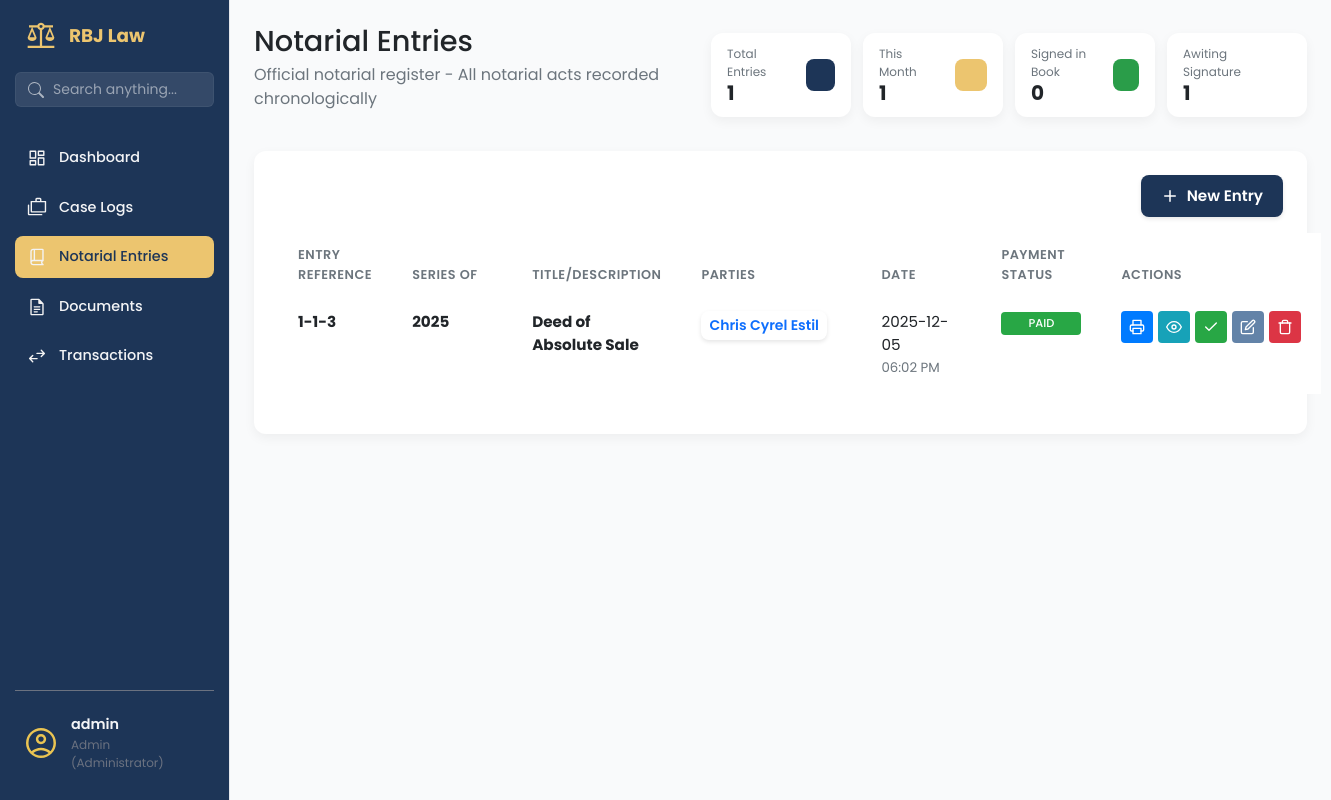
/notarial-entries/ (signed in), run on the app's committed database.
### app/models/user_model.py (models this page shows, shortened)
class User(UserMixin, db.Model):
    __tablename__ = 'users'
    id = db.Column(db.Integer, primary_key=True)
    username = db.Column(db.String(80), unique=True, nullable=False, index=True)
    email = db.Column(db.String(120), unique=True, nullable=False)
    password_hash = db.Column(db.String(128), nullable=False)
    contact_number = db.Column(db.String(20), nullable=True)
    role = db.Column(db.String(50), default='attorney', nullable=False)
    is_active = db.Column(db.Boolean, default=True, nullable=False)
    is_admin = db.Column(db.Boolean, default=False, nullable=False)
    created_at = db.Column(db.DateTime, default=datetime.utcnow)
    updated_at = db.Column(db.DateTime, default=datetime.utcnow, onupdate=datetime.utcnow)

### app/models/notarial_entry_mdl.py (models this page shows, shortened)
class NotarialEntry(db.Model):
    __tablename__ = 'notarial_entries'
    id = db.Column(db.Integer, primary_key=True)
    not_entry_num = db.Column(db.String(255), nullable=False)
    not_page_num = db.Column(db.String(255), nullable=False)
    not_book_num = db.Column(db.String(255), nullable=False)
    not_series = db.Column(db.Integer, nullable=False)
    not_title = db.Column(db.String(255), nullable=False)
    not_date = db.Column(db.DateTime, nullable=False, default=datetime.utcnow)
    not_type_act = db.Column(db.String(255), nullable=False)
    not_fee = db.Column(Numeric(10, 2), nullable=False)
    not_fee_or = db.Column(db.String(255), nullable=True)
    not_other_place = db.Column(db.String(255), nullable=True)
    not_comp_evidence_id = db.Column(db.String(150), nullable=True)
    transaction_item_id = db.Column(db.Integer, db.ForeignKey('transaction_items.id'), nullable=True)
    transaction_status = db.Column(db.String(50), default='no_transaction')  # no_transaction, unpaid, paid
    transaction_item = db.relationship('TransactionItem',
                                     foreign_keys=[transaction_item_id],
                                     backref='notarial_entries',  # Changed from 'notary_entries'
                                     lazy=True)

class NotarialEntryParty(db.Model):
    __tablename__ = 'notarial_entry_parties'
    id = db.Column(db.Integer, primary_key=True)
    notarial_entry_id = db.Column(db.Integer, db.ForeignKey('notarial_entries.id'), nullable=False)
    party_name = db.Column(db.String(150), nullable=False)
    party_address = db.Column(db.String(150), nullable=False)
    party_id_type = db.Column(db.String(50), nullable=True) # e.g., Passport, Drivers License
    party_id_number = db.Column(db.String(50), nullable=True)
    party_id_expiry = db.Column(db.Date, nullable=True)
    notarial_entry = db.relationship('NotarialEntry', backref='parties', lazy=True)

### app/routes/notarial_entries_routes.py (the view)
@notarial_entries_bp.route('/')
@staff_or_admin_required  # Add this
@login_required
def notarial_entries_page():
    entries = NotarialEntryService.get_all_entries()
    return render_template('notarial_entries.html', entries=entries, now=datetime.utcnow())

### app/templates/notarial_entries.html (shortened to what this page needs)
{% extends 'base.html' %}
{% block content %}
<main class="dashboard-content">
    <header class="dashboard-header">
        <div>
            <h1>Notarial Entries </h1>
            <p>Official notarial register - All notarial acts recorded chronologically</p>
        </div>
        <div style="display: flex; gap: 12px;">
            <div class="data-card data-card--sm">
                <div class="data-card__info">
                    <span class="data-card__title">Total Entries</span>
                    <span class="data-card__value">{{ entries|length }}</span>
                </div>
                <div class="data-card__icon data-card__icon--blue"></div>
            </div>
            <div class="data-card data-card--sm">
                <div class="data-card__info">
                    <span class="data-card__title">This Month</span>
                    <span class="data-card__value">
                        {% set current_month = [] %}
                        {{ current_month|length }}
                    </span>
                </div>
                <div class="data-card__icon data-card__icon--gold"></div>
            </div>
            <div class="data-card data-card--sm">
                <div class="data-card__info">
                    <span class="data-card__title">Signed in Book</span>
                    <span class="data-card__value">
                        {% set signed_count = [] %}
                        {{ signed_count|length }}
                    </span>
                </div>
                <div class="data-card__icon data-card__icon--green"></div>
            </div>
            <div class="data-card data-card--sm">
                <div class="data-card__info">
                    <span class="data-card__title">Awiting Signature</span>
                    <span class="data-card__value">
                        {% set unsigned_count = [] %}
                        {{ unsigned_count|length }}
                    </span>
                </div>
                <div class="data-card__icon data-card__icon--purple"></div>
            </div>
        </div>
    </header>
    <section class="content-section">
        <div class="panel-card">
            <div class="dashboard-actions" style="display: flex; justify-content: end; flex-shrink: 0; gap: 50px;">
                <a href="#" class="btn btn-primary" data-bs-toggle="modal" data-bs-target="#entryModal">
                    <svg class="btn-icon-left" xmlns="http://www.w3.org/2000/svg" viewBox="0 0 24 24" fill="none"
                        stroke="currentColor" stroke-width="2" stroke-linecap="round" stroke-linejoin="round">
                        <line x1="12" y1="5" x2="12" y2="19"></line>
                        <line x1="5" y1="12" x2="19" y2="12"></line>
                    </svg>
                    New Entry
                </a>
            </div>
            <div class="table-wrapper">
                <table class="table document-table">
                    <colgroup>
                        <col class="short">
                        <col class="medium">
                        <col class="medium">
                        <col class="long">
                        <col class="medium">
                        <col class="short">
                        <col class="actions">
                    </colgroup>
                    <thead>
                        <tr>
                            <th data-sort-key="entry_ref">Entry Reference</th>
                            <th data-sort-key="series">Series Of</th>
                            <th data-sort-key="title">Title/Description</th>
                            <th data-sort-key="parties">Parties</th>
                            <th>Date</th>
                            <th>Payment Status</th>
                            <th>Actions</th>
                        </tr>
                    </thead>
                    <tbody>
                        {% for entry in entries %}
                        <tr>
                            <td>
                                <strong>{{ entry.not_book_num }}-{{ entry.not_page_num }}-{{ entry.not_entry_num
                                    }}</strong>
                            </td>
                            <td>
                                <strong>{{ entry.not_series }}</strong>
                            </td>
                            <td>
                                <strong>{{ entry.not_title }}</strong>
                            </td>
                            <td>
                                <div class="clickable-list">
                                    <button type="button" class="btn btn-sm btn-outline-primary view-parties-btn"
                                        data-bs-target="#partiesModal">
                                        {% for party in entry.parties %}
                                        {{ party.party_name }}{% if not loop.last %}, {% endif %}
                                        {% endfor %}
                                    </button>
                                </div>
                            </td>
                            <td>
                                <div>{{ entry.not_date.strftime('%Y-%m-%d') }}</div>
                                <small class="text-muted">{{ entry.not_date.strftime('%I:%M %p') }}</small>
                            </td>
                            <td>
                                {% if entry.not_fee_or %}
                                <span class="status-tag status-tag--signed">Paid</span>
                                {% else %}
                                <span class="status-tag status-tag--unsigned">Unpaid</span>
                                {% endif %}
                            </td>
                            <td>
                                <div class="action-buttons">
                                    <a href="{{ url_for('notarial_entries.entry_details', entry_id=entry.id) }}"
                                        class="btn-action btn-action--info" title="View Details">
                                        <svg xmlns="http://www.w3.org/2000/svg" width="16" height="16"
                                            viewBox="0 0 24 24" fill="none" stroke="currentColor" stroke-width="2"
                                            stroke-linecap="round" stroke-linejoin="round">
                                            <path d="M1 12s4-8 11-8 11 8 11 8-4 8-11 8-11-8-11-8z"></path>
                                            <circle cx="12" cy="12" r="3"></circle>
                                        </svg>
                                    </a>
                                    {% if entry.not_fee_or %}
                                    <span class="btn-action btn-action--success"
                                        title="Paid (OR: {{ entry.not_fee_or }})"
                                        style="background-color: #28a745; color: white; border-color: #28a745; cursor: default;">
                                        <svg xmlns="http://www.w3.org/2000/svg" width="16" height="16"
                                            viewBox="0 0 24 24" fill="none" stroke="currentColor" stroke-width="2"
                                            stroke-linecap="round" stroke-linejoin="round">
                                            <polyline points="20 6 9 17 4 12"></polyline>
                                        </svg>
                                    </span>
                                    {% endif %}
                                    <a href="#" class="btn-action btn-action--secondary"
                                        style="background-color: rgb(99, 131, 168); color: white;" title="Edit"
                                        data-bs-toggle="modal" data-bs-target="#entryModal"
                                        onclick="loadEntryData('{{ entry.id }}')">
                                    </a>
                                    <form method="POST"
                                        action="{{ url_for('notarial_entries.delete_entry', entry_id=entry.id) }}"
                                        style="display: inline;"
                                        onsubmit="return confirm('Are you sure you want to delete this entry?');">
                                        <button type="submit" class="btn-action btn-action--danger"
                                            style="background-color: #dc3545; color: white;" title="Delete">
                                        </button>
                                    </form>
                                </div>
                            </td>
                        </tr>
                        {% endfor %}
                    </tbody>
                </table>
            </div>
        </div>
    </section>
</main>
{% endblock content %}

### app/templates/base.html (shortened to what this page needs)
<!DOCTYPE html>
<html lang="en">
<head>
    <link rel="stylesheet" href="{{ url_for('static', filename='vendor/bootstrap/css/bootstrap.min.css') }}">
    <link rel="stylesheet" href="{{ url_for('static', filename='css/main.css') }}">
    <link rel="stylesheet" href="{{ url_for('static', filename='css/sidebar.css') }}">
</head>
<body>
    <aside class="sidebar">
        <div class="sidebar-header">
            <img src="{{ url_for('static', filename='img/scales-of-justice.svg') }}" alt="logo" class="logo-img">
            <h2>RBJ Law</h2>
        </div>
        <div class="sidebar-search">
            <form action="{{ url_for('search.search_page') }}" method="GET">
                <div class="input-group">
                    <span class="input-group-text bg-transparent border-0 pe-0">
                    </span>
                    <input type="text" name="q" class="form-control" placeholder="Search anything..."
                        aria-label="Search" value="{{ request.args.get('q', '') }}">
                </div>
            </form>
        </div>
        <ul class="sidebar-links">
            <li>
                <a href="{{ url_for('dashboard.dashboard_page') }}"
                    class="{{ 'active' if 'dashboard' in request.endpoint else '' }}">
                    <span class="icon-wrapper"><img src="{{ url_for('static', filename='img/dashboard.svg') }}"
                            alt=""></span>
                    Dashboard
                </a>
            </li>
            {% if current_user.is_authenticated and (current_user.is_admin or current_user.role == 'admin') %}
            <li>
                <a href="{{ url_for('case.list_cases') }}" class="{{ 'active' if 'case' in request.endpoint else '' }}">
                    <span class="icon-wrapper"><img src="{{ url_for('static', filename='img/cases.svg') }}"
                            alt=""></span>
                    Case Logs
                </a>
            </li>
            {% endif %}
            {% if current_user.is_authenticated and current_user.role in ['admin', 'staff'] %}
            <li>
                <a href="{{ url_for('notarial_entries.notarial_entries_page') }}"
                    class="{{ 'active' if 'notarial' in request.endpoint else '' }}">
                    <span class="icon-wrapper"><img src="{{ url_for('static', filename='img/book.svg') }}"
                            alt=""></span>
                    Notarial Entries
                </a>
            </li>
            {% endif %}
            {% if current_user.is_authenticated and current_user.role in ['admin', 'staff'] %}
            <li>
                <a href="{{ url_for('documents.documents_page') }}"
                    class="{{ 'active' if 'documents' in request.endpoint else '' }}">
                    <span class="icon-wrapper"><img src="{{ url_for('static', filename='img/documents.svg') }}"
                            alt=""></span>
                    Documents
                </a>
            </li>
            {% endif %}
            {% if current_user.is_authenticated and current_user.role in ['admin', 'staff'] %}
            <li>
                <a href="{{ url_for('transaction.transactions_page') }}"
                    class="{{ 'active' if 'transaction' in request.endpoint else '' }}">
                    <span class="icon-wrapper"><img src="{{ url_for('static', filename='img/transaction.svg') }}"
                            alt=""></span>
                    Transactions
                </a>
            </li>
            {% endif %}
        </ul>
        <div class="sidebar-footer">
            <button class="avatar-btn" id="avatarBtn">
                <img src="{{ url_for('static', filename='img/avatar.svg') }}" alt="User Avatar">
                <div class="user-info">
                    <span class="user-name">
                        {{ current_user.username }}
                    </span>
                    <span class="user-role">
                        {{ current_user.role|title }}
                        {% if current_user.is_admin %} (Administrator){% endif %}
                    </span>
                </div>
            </button>
        </div>
    </aside>
    <div class="page-container">
        {% block content %}
        {% endblock %}
    </div>
</body>
</html>

### data on the page
User: username "admin", role "Admin"
NotarialEntry: not_book_num "1", not_page_num "1", not_entry_num "3", not_series "2025", not_title "Deed of Absolute Sale", not_date "2025-12-05", not_date "06:02 PM", not_fee_or "PAID"
NotarialEntryParty: party_name "Chris Cyrel Estil"

### other printed values
{{ entries|length }} "1"
{{ current_month|length }} "1"
{{ signed_count|length }} "0"
{{ unsigned_count|length }} "1"
